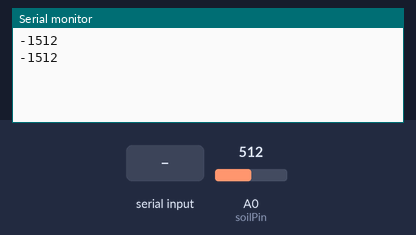
A sketch run on a simulated Arduino Uno, built with avr-gcc and run on an emulated ATmega328P. Parts: the last lines printed to the serial monitor. Inputs (shaded band) come from the test bench; at power-on: A0 (soilPin) = 512.

Above: at 1.2 s.
1.3 s: A0 (soilPin) set to 716
At 2.5 s:
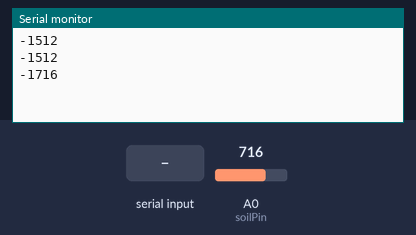
2.8 s: "1" received over Serial
At 3.6 s:
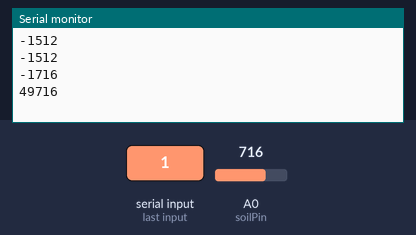
4.3 s: "0" received over Serial
At 5.6 s:
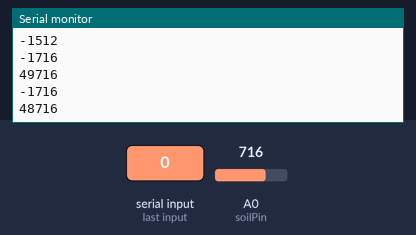
5.8 s: A0 (soilPin) set to 900
At 6.9 s:
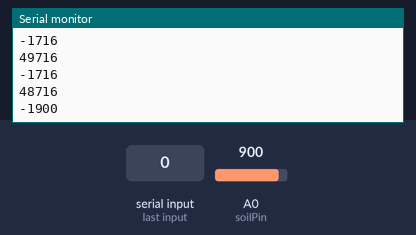
Timing chart, 0 to 8.3 s (numbered marks = the images above; inputs shaded):
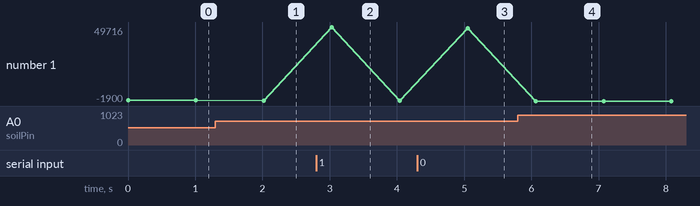

Measured:
- after the input at 1.3 s, the serial monitor: prints a new line after 0.72 s (image 1)
- after the input at 2.8 s, the serial monitor: prints a new line after 0.23 s (image 2)
- after the input at 4.3 s, the serial monitor: prints a new line after 0.75 s (image 3)
- after the input at 5.8 s, the serial monitor: prints a new line after 0.26 s (image 4)
- plotted number 1: -1512 → -1716 after the input at 1.3 s, -1716 → 48716 after the input at 4.3 s, 48716 → -1900 after the input at 5.8 s

The sketch:

serialportTest.ino
```cpp
int val = 0;
int soilPin = A0;
int soilPower = 7;
char incoming;

void setup() {
  // put your setup code here, to run once:
  Serial.begin(9600);
  pinMode(soilPower, OUTPUT);
  digitalWrite(soilPower, LOW);

}

void loop() {
  //if(Serial.read() == 'a') {
    Serial.print(Serial.read());
    Serial.println(readSoil());
    delay(1000);
    //Serial.flush();
    //incoming = Serial.read();
    //if(incoming == 'a') {
      //Serial.print("Soil Moisture = ");
     // Serial.println(readSoil());
      //delay(1000);
    //}
  //}
  // put your main code here, to run repeatedly
}


int readSoil() {
  digitalWrite(soilPower, HIGH);
  delay(10);
  val = analogRead(soilPin);
  digitalWrite(soilPower, LOW);
  return val;
}
```
